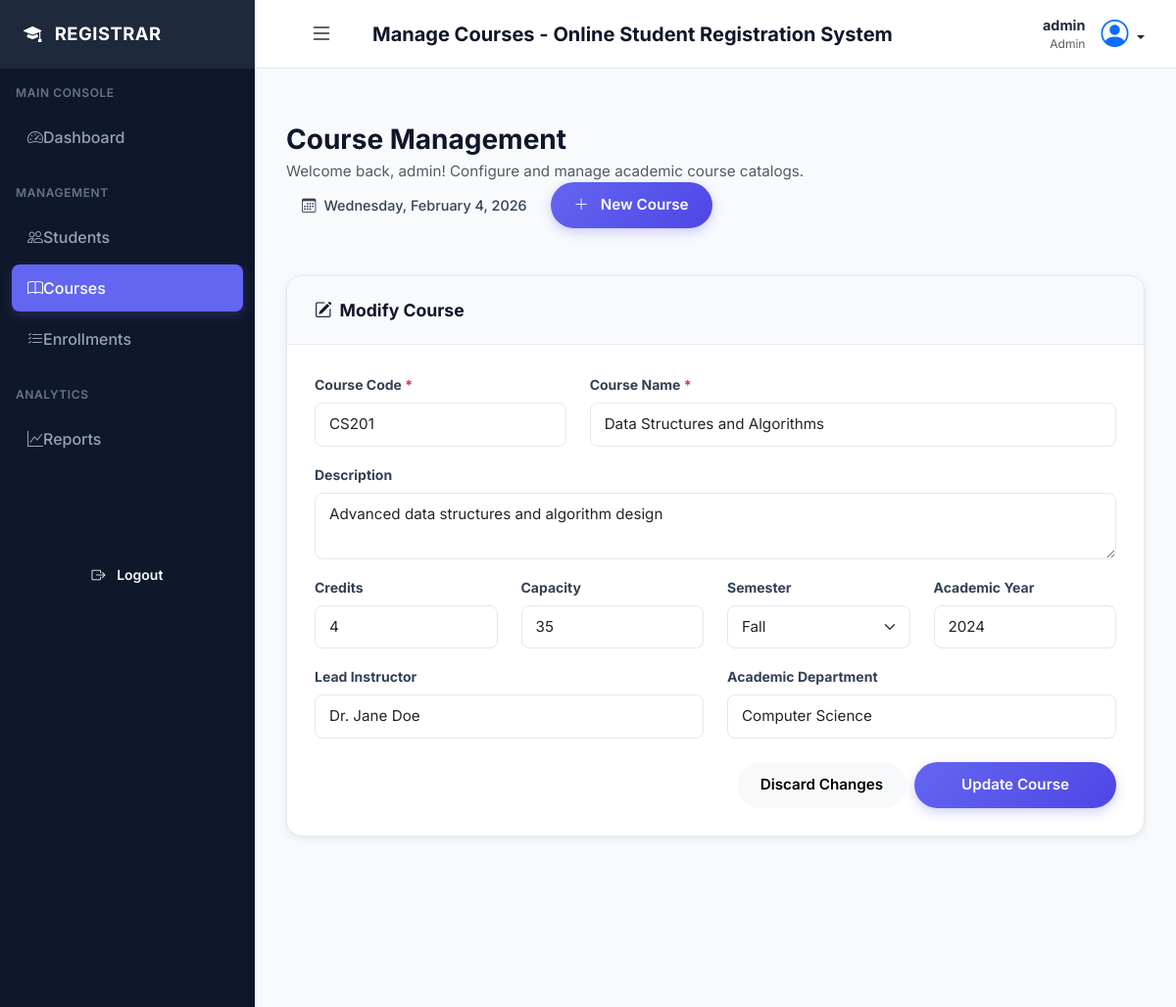
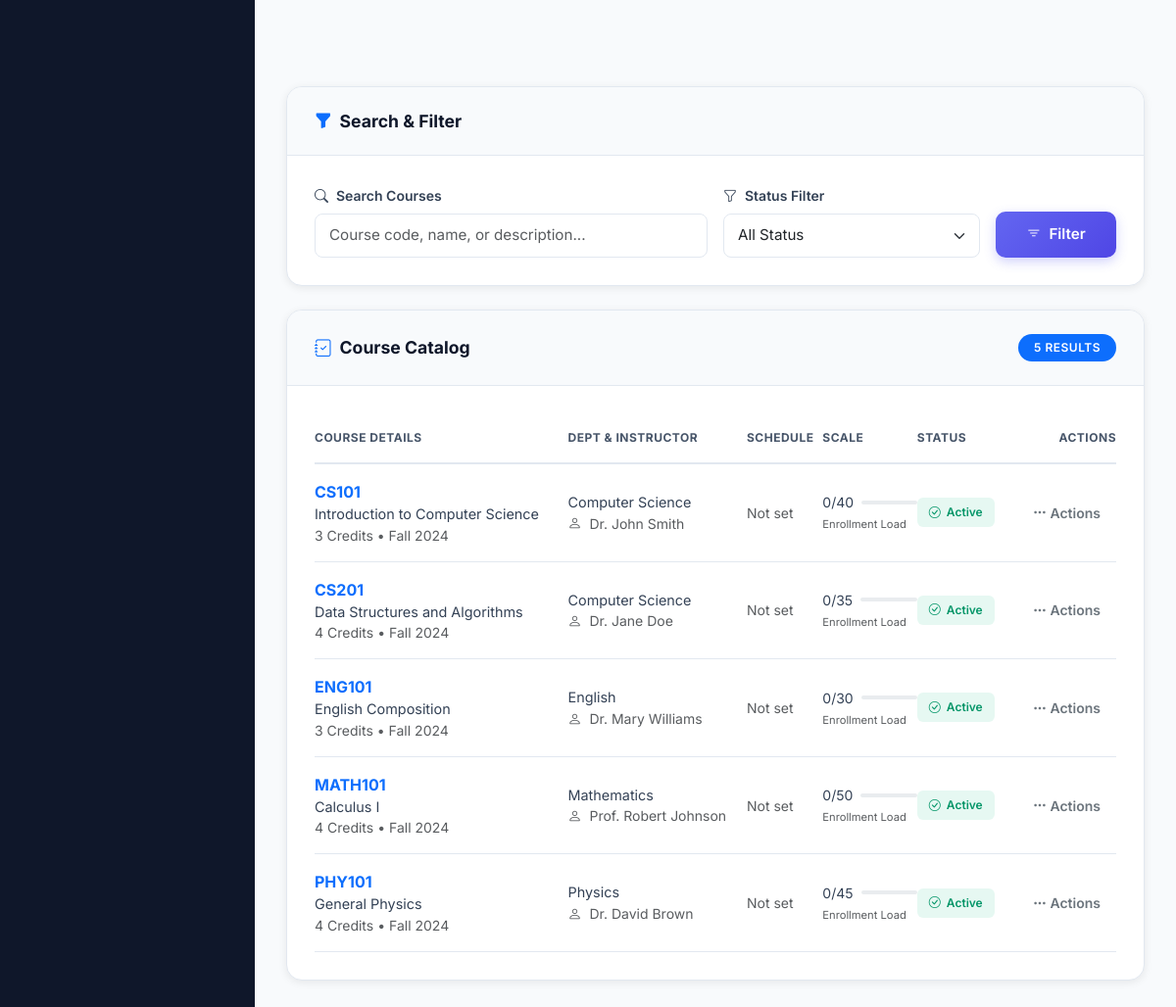
Page /admin/courses.php?edit=2 (signed in) on the committed database (2 pictures, top to bottom).
### tables this page shows
CREATE TABLE IF NOT EXISTS courses (
    course_id INT AUTO_INCREMENT PRIMARY KEY,
    course_code VARCHAR(20) NOT NULL UNIQUE,
    course_name VARCHAR(255) NOT NULL,
    description TEXT,
    credits INT NOT NULL DEFAULT 3,
    max_capacity INT NOT NULL DEFAULT 30,
    current_enrollment INT DEFAULT 0,
    schedule VARCHAR(255),
    instructor VARCHAR(255),
    semester VARCHAR(20) NOT NULL,
    academic_year VARCHAR(20) NOT NULL,
    department VARCHAR(100),
    prerequisites VARCHAR(255),
    status ENUM('active', 'inactive', 'full') DEFAULT 'active',
    created_at TIMESTAMP DEFAULT CURRENT_TIMESTAMP,
    updated_at TIMESTAMP DEFAULT CURRENT_TIMESTAMP ON UPDATE CURRENT_TIMESTAMP,
    INDEX idx_course_code (course_code),
    INDEX idx_semester_year (semester, academic_year),
    INDEX idx_status (status),
    INDEX idx_department (department)
);

### includes/validation_functions.php (called while the page is built, shortened)
<?php
function sanitizeInput($data) {
    $data = trim($data);
    $data = stripslashes($data);
    $data = htmlspecialchars($data, ENT_QUOTES, 'UTF-8');
    return $data;
}
?>

### admin/courses.php (the view, shortened to what this page needs)
<?php
require_once __DIR__ . '/../includes/validation_functions.php';
$editCourse = null;
if (isset($_GET['edit'])) {
    try {
        $db = new Database();
        $conn = $db->getConnection();
        $stmt = $conn->prepare("SELECT * FROM courses WHERE course_id = ?");
        $stmt->execute([intval($_GET['edit'])]);
        $editCourse = $stmt->fetch();
    } catch (Exception $e) {
        $editCourse = null;
    }
}
$search = sanitizeInput($_GET['search'] ?? '');
$status = sanitizeInput($_GET['status'] ?? '');
$page = max(1, intval($_GET['page'] ?? 1));
$limit = ITEMS_PER_PAGE;
$offset = ($page - 1) * $limit;
try {
    $db = new Database();
    $conn = $db->getConnection();
    $where = [];
    $params = [];
    if (!empty($status)) {
        $where[] = "status = ?";
        $params[] = $status;
    } else {
        $where[] = "status != 'inactive'";
    }
    $whereClause = implode(' AND ', $where);
    $countStmt = $conn->prepare("SELECT COUNT(*) FROM courses WHERE $whereClause");
    $countStmt->execute($params);
    $totalCourses = $countStmt->fetchColumn();
    $sql = "SELECT c.*,
            (SELECT COUNT(*) FROM enrollments WHERE course_id = c.course_id AND status IN ('enrolled', 'pending')) as enrolled_count
            FROM courses c
            WHERE $whereClause
            ORDER BY course_code ASC
            LIMIT $limit OFFSET $offset";
    $stmt = $conn->prepare($sql);
    $stmt->execute($params);
    $courses = $stmt->fetchAll();
} catch (Exception $e) {
    error_log("Courses error: " . $e->getMessage());
    $courses = [];
    $totalPages = 0;
    $totalCount = 0;
    $activeCount = 0;
    $fullCount = 0;
}
include __DIR__ . '/../includes/header.php';
?>
<div class="dashboard-header mb-4">
    <div class="d-flex justify-content-between align-items-center flex-wrap">
        <div>
            <h2 class="dashboard-title mb-1">Course Management</h2>
            <p class="dashboard-subtitle text-muted mb-0">Welcome back, <?php echo htmlspecialchars($_SESSION['username'] ?? 'Admin'); ?>! Configure and manage academic course catalogs.</p>
        </div>
        <div class="d-flex gap-2">
            <div class="dashboard-date">
                <i class="bi bi-calendar3 me-2"></i>
                <span><?php echo date('l, F j, Y'); ?></span>
            </div>
            <button class="btn btn-primary rounded-pill px-4" type="button" data-bs-toggle="collapse" data-bs-target="#courseFormCollapse">
                <i class="bi bi-plus-lg me-2"></i> New Course
            </button>
        </div>
    </div>
</div>
    <div class="collapse <?php echo $editCourse ? 'show' : ''; ?> mb-4" id="courseFormCollapse">
        <div class="admin-card">
            <div class="admin-card-header">
                <h5 class="admin-card-title">
                    <i class="bi bi-<?php echo $editCourse ? 'pencil-square' : 'plus-circle-fill'; ?> me-2"></i>
                    <?php echo $editCourse ? 'Modify' : 'Create New'; ?> Course
                </h5>
            </div>
            <div class="admin-card-body">
                <form method="POST" id="courseForm">
                    <div class="row">
                        <div class="col-md-4 mb-3">
                            <label for="course_code" class="form-label small fw-bold">Course Code <span class="text-danger">*</span></label>
                            <input type="text" class="form-control rounded-3" id="course_code" name="course_code"
                                   value="<?php echo htmlspecialchars($editCourse['course_code'] ?? ''); ?>"
                                   placeholder="e.g., CS101" pattern="[A-Z]{2,4}[0-9]{3,4}" required>
                        </div>
                        <div class="col-md-8 mb-3">
                            <label for="course_name" class="form-label small fw-bold">Course Name <span class="text-danger">*</span></label>
                            <input type="text" class="form-control rounded-3" id="course_name" name="course_name"
                                   value="<?php echo htmlspecialchars($editCourse['course_name'] ?? ''); ?>" placeholder="Full Descriptive Name" required>
                        </div>
                    </div>
                    <div class="mb-3">
                        <label for="description" class="form-label small fw-bold">Description</label>
                        <textarea class="form-control rounded-3" id="description" name="description" rows="2" placeholder="Course overview..."><?php echo htmlspecialchars($editCourse['description'] ?? ''); ?></textarea>
                    </div>
                    <div class="row">
                        <div class="col-md-3 mb-3">
                            <label for="credits" class="form-label small fw-bold">Credits</label>
                            <input type="number" class="form-control rounded-3" id="credits" name="credits"
                                   value="<?php echo htmlspecialchars($editCourse['credits'] ?? 3); ?>" min="1" max="6" required>
                        </div>
                        <div class="col-md-3 mb-3">
                            <label for="max_capacity" class="form-label small fw-bold">Capacity</label>
                            <input type="number" class="form-control rounded-3" id="max_capacity" name="max_capacity"
                                   value="<?php echo htmlspecialchars($editCourse['max_capacity'] ?? 30); ?>" min="1" required>
                        </div>
                        <div class="col-md-3 mb-3">
                            <label for="semester" class="form-label small fw-bold">Semester</label>
                            <select class="form-select rounded-3" id="semester" name="semester" required>
                                <option value="Fall" <?php echo ($editCourse['semester'] ?? '') === 'Fall' ? 'selected' : ''; ?>>Fall</option>
                            </select>
                        </div>
                        <div class="col-md-3 mb-3">
                            <label for="academic_year" class="form-label small fw-bold">Academic Year</label>
                            <input type="text" class="form-control rounded-3" id="academic_year" name="academic_year"
                                   value="<?php echo htmlspecialchars($editCourse['academic_year'] ?? date('Y')); ?>" required>
                        </div>
                    </div>
                    <div class="row">
                        <div class="col-md-6 mb-3">
                            <label for="instructor" class="form-label small fw-bold">Lead Instructor</label>
                            <input type="text" class="form-control rounded-3" id="instructor" name="instructor"
                                   value="<?php echo htmlspecialchars($editCourse['instructor'] ?? ''); ?>" placeholder="Dr. Name">
                        </div>
                        <div class="col-md-6 mb-3">
                            <label for="department" class="form-label small fw-bold">Academic Department</label>
                            <input type="text" class="form-control rounded-3" id="department" name="department"
                                   value="<?php echo htmlspecialchars($editCourse['department'] ?? ''); ?>" placeholder="Computer Science">
                        </div>
                    </div>
                    <div class="d-flex justify-content-end gap-2 mt-2">
                        <?php if ($editCourse): ?>
                            <a href="/admin/courses.php" class="btn btn-light rounded-pill px-4">Discard Changes</a>
                        <?php endif; ?>
                        <button type="submit" class="btn btn-primary rounded-pill px-5"><?php echo $editCourse ? 'Update Course' : 'Create Course'; ?></button>
                    </div>
                </form>
            </div>
        </div>
    </div>
<div class="row g-4 mb-4">
    <div class="col-xl-3 col-md-6">
    </div>
    <div class="col-xl-3 col-md-6">
    </div>
    <div class="col-xl-3 col-md-6">
    </div>
    <div class="col-xl-3 col-md-6">
    </div>
</div>
<div class="row g-4 mb-4">
    <div class="col-lg-12">
        <div class="admin-card">
            <div class="admin-card-header">
                <h5 class="admin-card-title">
                    <i class="bi bi-funnel-fill text-primary me-2"></i>
                    Search & Filter
                </h5>
            </div>
            <div class="admin-card-body">
                <form method="GET" action="" class="row g-3">
                    <div class="col-md-6">
                        <label for="search" class="form-label fw-semibold">
                            <i class="bi bi-search me-2"></i>Search Courses
                        </label>
                        <input type="text" class="form-control" id="search" name="search"
                               value="<?php echo htmlspecialchars($search); ?>"
                               placeholder="Course code, name, or description...">
                    </div>
                    <div class="col-md-4">
                        <label for="status" class="form-label fw-semibold">
                            <i class="bi bi-funnel me-2"></i>Status Filter
                        </label>
                        <select class="form-select" id="status" name="status">
                            <option value="">All Status</option>
                        </select>
                    </div>
                    <div class="col-md-2 d-flex align-items-end">
                        <button type="submit" class="btn btn-primary w-100">
                            <i class="bi bi-filter me-2"></i>Filter
                        </button>
                    </div>
                </form>
            </div>
        </div>
    </div>
</div>
<div class="row g-4">
    <div class="col-lg-12">
        <div class="admin-card">
            <div class="admin-card-header d-flex justify-content-between align-items-center">
                <h5 class="admin-card-title">
                    <i class="bi bi-journal-check text-primary me-2"></i>
                    Course Catalog
                </h5>
                <span class="badge bg-primary rounded-pill"><?php echo number_format($totalCourses); ?> Results</span>
            </div>
            <div class="admin-card-body">
                <?php if (empty($courses)): ?>
                    <div class="empty-state">
                        <i class="bi bi-book empty-state-icon"></i>
                        <p class="empty-state-text">No courses found matching your criteria.</p>
                    </div>
                <?php else: ?>
                    <div class="table-modern-wrapper">
                        <table class="table table-modern">
                        <thead>
                            <tr>
                                <th>Course Details</th>
                                <th>Dept & Instructor</th>
                                <th>Schedule</th>
                                <th>Scale</th>
                                <th>Status</th>
                                <th class="text-end">Actions</th>
                            </tr>
                        </thead>
                        <tbody>
                            <?php foreach ($courses as $course): ?>
                                <tr>
                                    <td>
                                        <div class="fw-bold text-primary"><?php echo htmlspecialchars($course['course_code']); ?></div>
                                        <div style="font-size: 0.9rem;"><?php echo htmlspecialchars($course['course_name']); ?></div>
                                        <div class="text-muted small"><?php echo $course['credits']; ?> Credits • <?php echo htmlspecialchars($course['semester']); ?> <?php echo htmlspecialchars($course['academic_year']); ?></div>
                                    </td>
                                    <td>
                                        <div style="font-size: 0.9rem;"><?php echo htmlspecialchars($course['department'] ?? 'General'); ?></div>
                                        <div class="text-muted small"><i class="bi bi-person me-1"></i> <?php echo htmlspecialchars($course['instructor'] ?? 'TBA'); ?></div>
                                    </td>
                                    <td>
                                        <div class="small text-muted"><?php echo htmlspecialchars($course['schedule'] ?? 'Not set'); ?></div>
                                    </td>
                                    <td>
                                        <div class="d-flex align-items-center mb-1">
                                            <div class="small me-2"><?php echo $course['enrolled_count']; ?>/<?php echo $course['max_capacity']; ?></div>
                                            <div class="progress flex-grow-1" style="height: 4px; max-width: 60px;">
                                            </div>
                                        </div>
                                        <div class="text-muted" style="font-size: 0.7rem;">Enrollment Load</div>
                                    </td>
                                    <td>
                                        <span class="status-badge status-badge-<?php echo $course['status'] === 'active' ? 'success' : ($course['status'] === 'full' ? 'warning' : 'secondary'); ?>">
                                            <i class="bi bi-<?php echo $course['status'] === 'active' ? 'check-circle' : ($course['status'] === 'full' ? 'exclamation-circle' : 'pause-circle'); ?>"></i>
                                            <?php echo ucfirst($course['status']); ?>
                                        </span>
                                    </td>
                                    <td class="text-end">
                                        <div class="dropdown">
                                            <button class="btn btn-sm btn-outline-secondary rounded-pill px-3" type="button" data-bs-toggle="dropdown">
                                                <i class="bi bi-three-dots"></i> Actions
                                            </button>
                                        </div>
                                    </td>
                                </tr>
                            <?php endforeach; ?>
                            </tbody>
                        </table>
                    </div>
                <?php endif; ?>
            </div>
        </div>
    </div>
</div>
</div>
<?php include __DIR__ . '/../includes/footer.php'; ?>

### rows in the picture
courses: course_code "CS201", course_name "Data Structures and Algorithms", description "Advanced data structures and algorithm design", credits "4", max_capacity "35", semester "Fall", academic_year "2024", instructor "Dr. Jane Doe", department "Computer Science", schedule "Not set", enrolled_count "0", status "Active"
courses: course_code "CS101", course_name "Introduction to Computer Science", credits "3", semester "Fall", academic_year "2024", department "Computer Science", instructor "Dr. John Smith", schedule "Not set", enrolled_count "0", max_capacity "40", status "Active"
courses: course_code "ENG101", course_name "English Composition", credits "3", semester "Fall", academic_year "2024", department "English", instructor "Dr. Mary Williams", schedule "Not set", enrolled_count "0", max_capacity "30", status "Active"
courses: course_code "MATH101", course_name "Calculus I", credits "4", semester "Fall", academic_year "2024", department "Mathematics", instructor "Prof. Robert Johnson", schedule "Not set", enrolled_count "0", max_capacity "50", status "Active"
courses: course_code "PHY101", course_name "General Physics", credits "4", semester "Fall", academic_year "2024", department "Physics", instructor "Dr. David Brown", schedule "Not set", enrolled_count "0", max_capacity "45", status "Active"

### other values in the picture
$pageTitle "Manage Courses - Online Student Registration System"
$_SESSION['username'] "admin"
$_SESSION['user_role'] "Admin"
$totalCourses "5"
